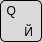
              <widget class="QWidget" name="key_Q" native="true">
               <property name="minimumSize">
                <size>
                 <width>42</width>
                 <height>42</height>
                </size>
               </property>
               <property name="maximumSize">
                <size>
                 <width>37</width>
                 <height>42</height>
                </size>
               </property>
               <property name="styleSheet">
                <string notr="true">border: 1px solid black;
background-color: #D9D9D9; 
border-radius: 5px;
 color: black; 
</string>
               </property>
               <layout class="QGridLayout" name="gridLayout_2" rowstretch="0,0,0,0" columnstretch="0,0,0">
                <property name="leftMargin">
                 <number>0</number>
                </property>
                <property name="topMargin">
                 <number>0</number>
                </property>
                <property name="rightMargin">
                 <number>0</number>
                </property>
                <property name="bottomMargin">
                 <number>0</number>
                </property>
                <property name="spacing">
                 <number>0</number>
                </property>
                <item row="3" column="2">
                 <widget class="QLabel" name="label_5">
                  <property name="styleSheet">
                   <string notr="true">border: none;  background: transparent</string>
                  </property>
                  <property name="text">
                   <string> Й</string>
                  </property>
                 </widget>
                </item>
                <item row="3" column="0">
                 <widget class="QLabel" name="label_7">
                  <property name="styleSheet">
                   <string notr="true">border: none; background: transparent</string>
                  </property>
                  <property name="text">
                   <string/>
                  </property>
                 </widget>
                </item>
                <item row="2" column="0">
                 <widget class="QLabel" name="label_8">
                  <property name="styleSheet">
                   <string notr="true">border: none;  background: transparent</string>
                  </property>
                  <property name="text">
                   <string>  Q</string>
                  </property>
                 </widget>
                </item>
               </layout>
              </widget>
